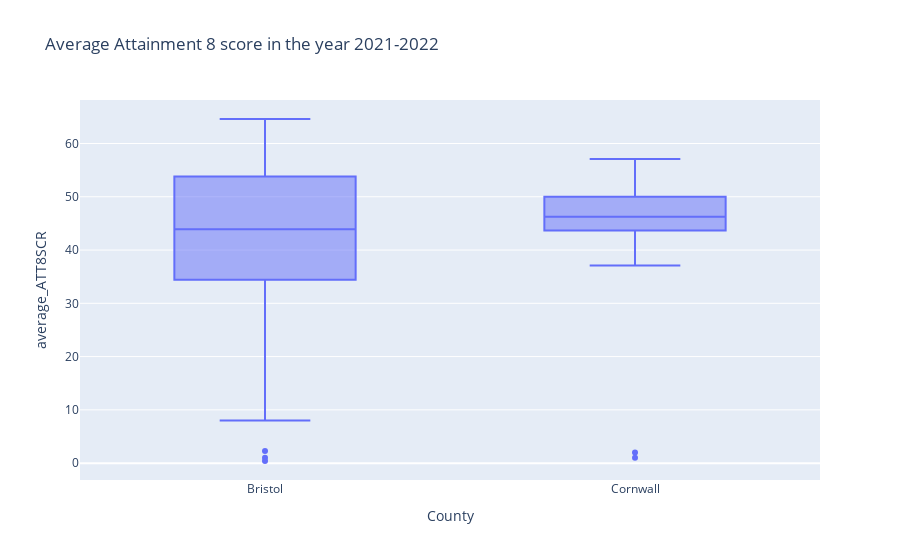

Source (notebook cell):
### Code cell
combinedData = (combinedData
    .groupby(['SchName', 'County'], as_index=False)
    .agg(average_ATT8SCR=('ATT8SCR', 'mean'))
)
plt.figure(figsize=(10, 6))
sns.boxplot(x='County', y='average_ATT8SCR', data=combinedData)
plt.title("Average Attainment 8 score in the year 2021-2022")
plt.xlabel("County")
plt.ylabel("Average Attainment 8 Score")
plt.show()
boxplot2022 = px.box(combinedData, x='County', y='average_ATT8SCR', 
                     title="Average Attainment 8 score in the year 2021-2022")
boxplot2022.show()

### Figure 1 — Plotly figure (JSON) as saved in the notebook; plotly's stock layout.template omitted (floating-point values rounded to 4 significant figures)
{"data": [{"alignmentgroup": "True", "hovertemplate": "County=%{x}<br>average_ATT8SCR=%{y}<extra></extra>", "legendgroup": "", "marker": {"color": "#636efa"}, "name": "", "notched": false, "offsetgroup": "", "orientation": "v", "showlegend": false, "type": "box", "x": ["Bristol", "Bristol", "Bristol", "Bristol", "Bristol", "Cornwall", "Cornwall", "Bristol", "Bristol", "Bristol", "Bristol", "Bristol", "Bristol", "Cornwall", "Cornwall", "Cornwall", "Cornwall", "Bristol", "Bristol", "Bristol", "Bristol", "Bristol", "Cornwall", "Cornwall", "Cornwall", "Cornwall", "Cornwall", "Bristol", "Bristol", "Bristol", "Cornwall", "Cornwall", "Cornwall", "Bristol", "Bristol", "Cornwall", "Cornwall", "Cornwall", "Cornwall", "Bristol", "Bristol", "Bristol", "Bristol", "Cornwall", "Cornwall", "Cornwall", "Cornwall", "Cornwall", "Cornwall", "Bristol", "Bristol", "Bristol", "Cornwall", "Cornwall", "Cornwall", "Cornwall", "Bristol", "Bristol", "Cornwall", "Cornwall", "Bristol", "Bristol", "Cornwall", "Cornwall", "Cornwall", "Cornwall", "Cornwall", "Bristol", "Cornwall"], "x0": " ", "xaxis": "x", "y": [58.8, 46.6, 42.7, 40.6, 43.3, 39.5, 43.8, 35.8, 48.2, 59.3, 51.8, 16.4, 53.5, 47.2, 44.5, 48, 43.3, 26.1, 31.8, 64.6, 52.2, 54.7, 50.2, 37.1, 46.6, 44.5, 47.5, 8, 2.3, 0.4, 44.2, 43.6, 40.4, 36.1, 63.7, 47.7, 52.3, 51.6, 2, 39.3, 44.8, 44.1, 43.9, 46, 1, 57.1, 46.5, 43.7, 38.6, 35.3, 60.8, 28.8, 49.8, 55.8, 44.9, 43.7, 61.6, 48.5, 52.4, 56.4, 57.1, 38.8, 52.5, 45.6, 47.1, 50.9, 37.3, 1, 47.1], "y0": " ", "yaxis": "y"}], "layout": {"boxmode": "group", "legend": {"tracegroupgap": 0}, "title": {"text": "Average Attainment 8 score in the year 2021-2022"}, "xaxis": {"anchor": "y", "domain": [0, 1], "title": {"text": "County"}}, "yaxis": {"anchor": "x", "domain": [0, 1], "title": {"text": "average_ATT8SCR"}}}}
